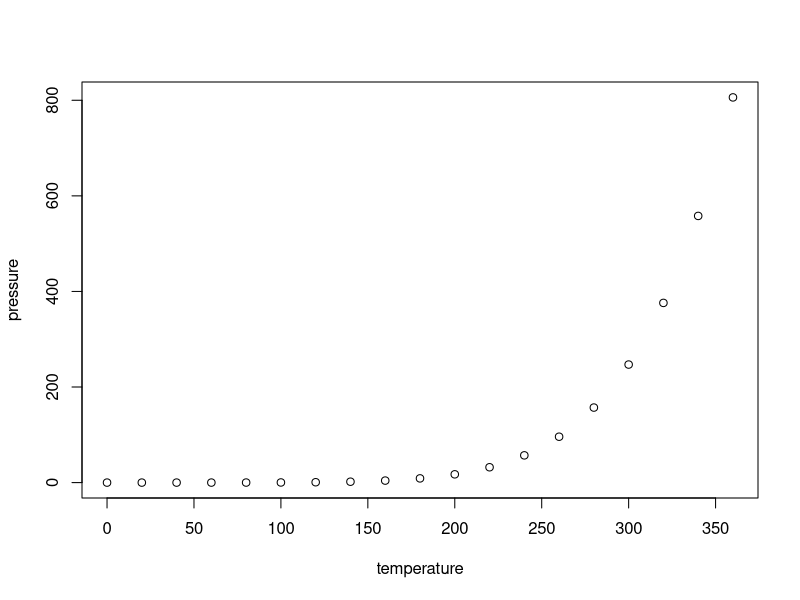
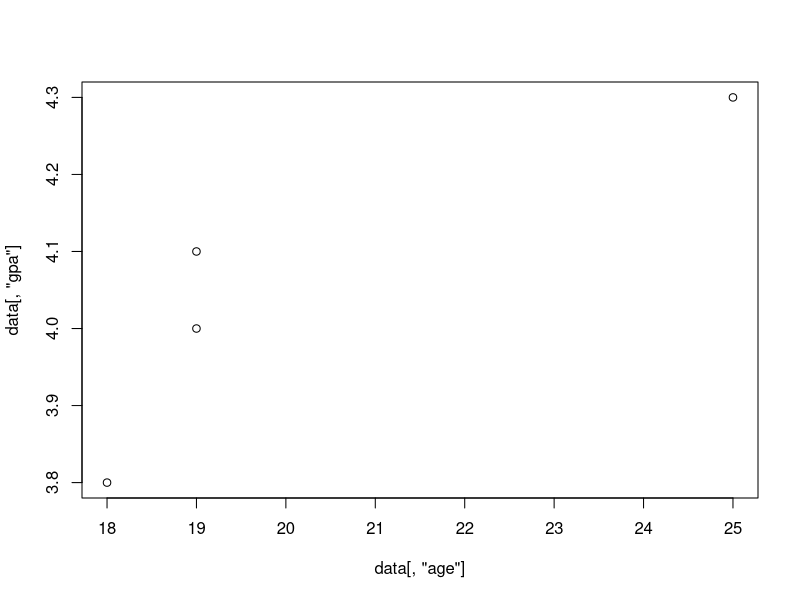

Here is the R script that generated these plots, in order:
## ---- chunk 1
knitr::opts_chunk$set(echo = TRUE)
## ---- chunk 2
summary(cars)
## ---- chunk 3
plot(pressure)
## ---- chunk 4
setwd('~/Documents/DSP/Data_Science_Programming/w1_mon')
data <- read.table( 'data/data.csv', header=TRUE, sep=',' )
data
data[,'name']
data[1,]
data[,1:2]
data[,'id']
class(data[,'name'])
## ---- chunk 5

f1 <- function( a, b ){ return(a+b) }
f2 <- function( a, b ){ return(a-b) }
case <- 2

switch( case, f1(5, 3), f2(5, 3) )

## ---- chunk 6
plot( data[,'age'], data[,'gpa'] )
## ---- chunk 7
# with {r code=readLines('ex1.R')}
## ---- chunk 8
class( x <- cut( data[,'age'], c(20, 30), c(99) ) )
data$age
x
